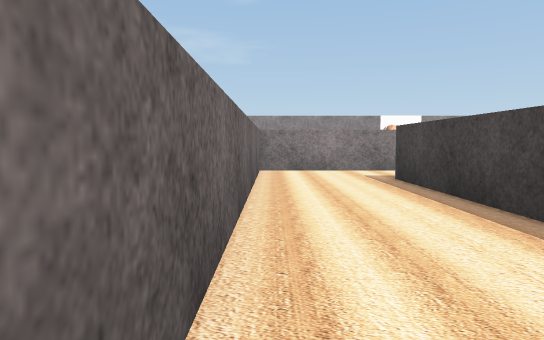
[1] (above)

18 first-person views from a walk through a scene from a Unity 3-D project. The camera is 0.68 m above the floor, tilts 4° down and sees 70° across. The floor is counted in squares, 1 m on a side. Each view is taken from the middle of a square. On the plan, view 1 faces up. The plan holds only what a view shows up to about 11 squares ahead; the rest is blank. The place goes on beyond the plan. The player character is not drawn. Some surface patterns are stand-ins.

[2]
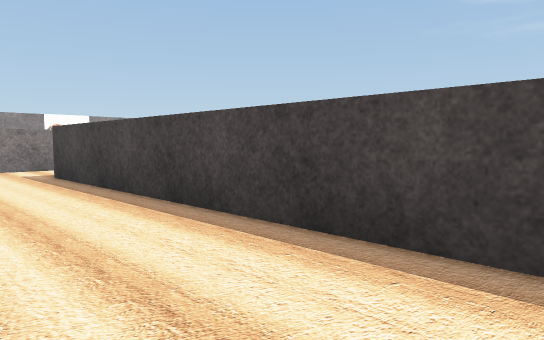

[3]
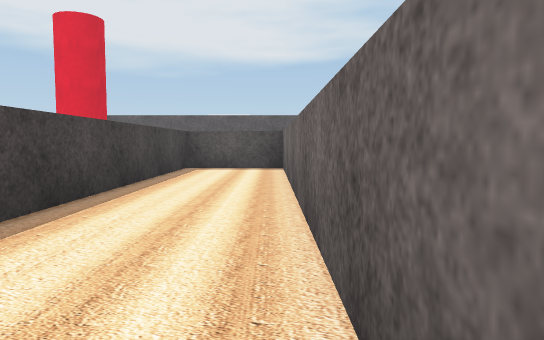

[4]
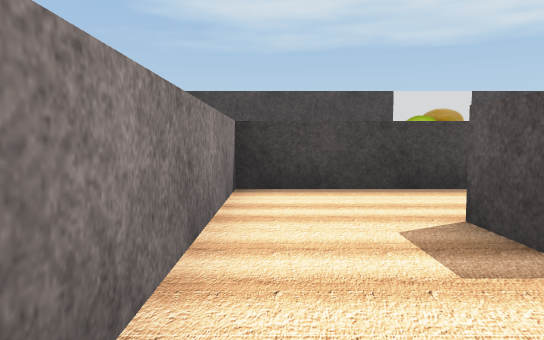

[5]
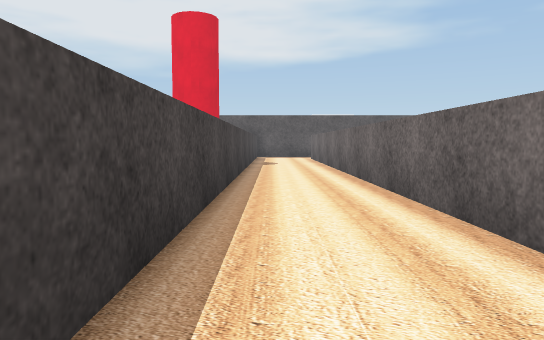

[6]
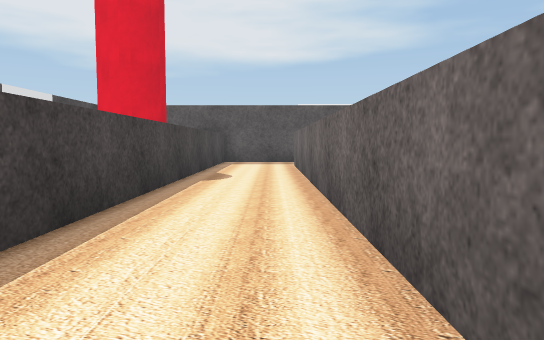

[7]
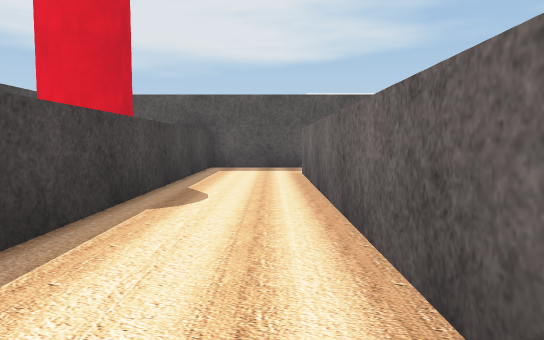

[8]
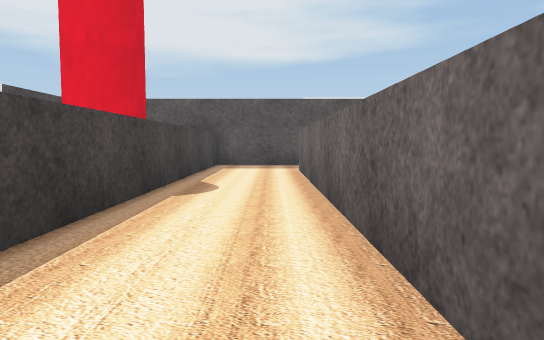

[9]
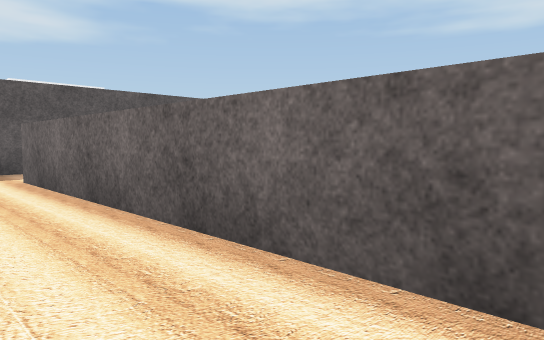

[10]
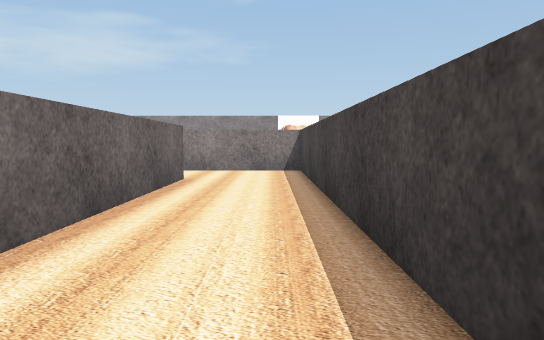

[11]
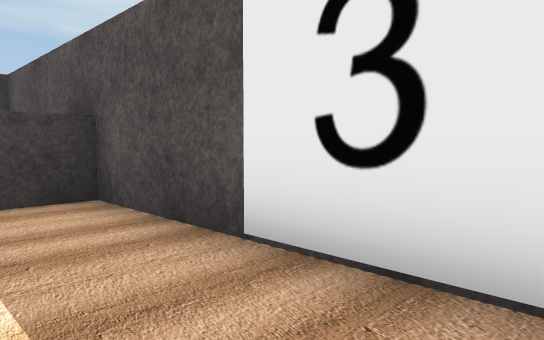

[12]
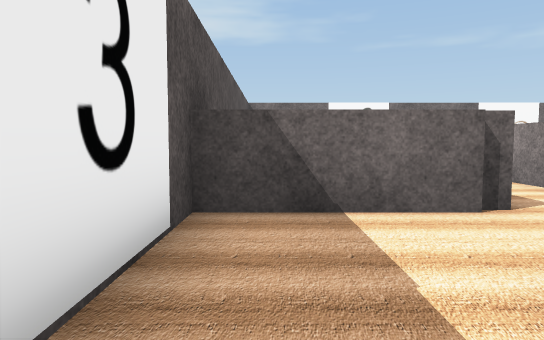

[13]
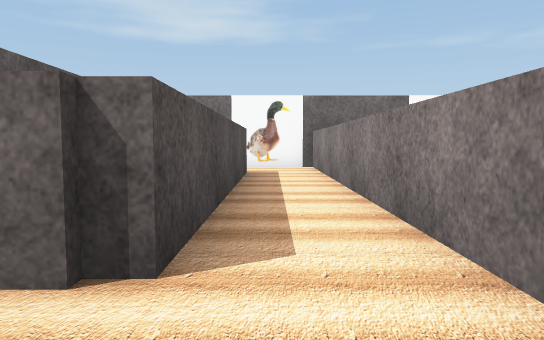

[14]
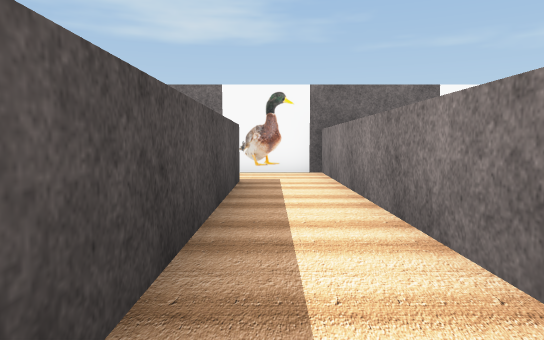

[15]
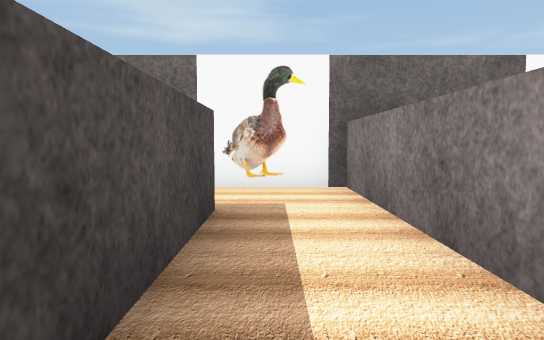

[16]
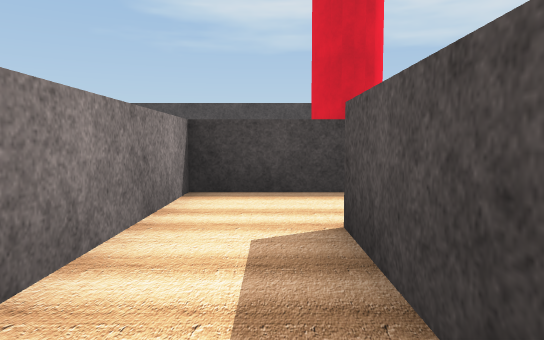

[17]
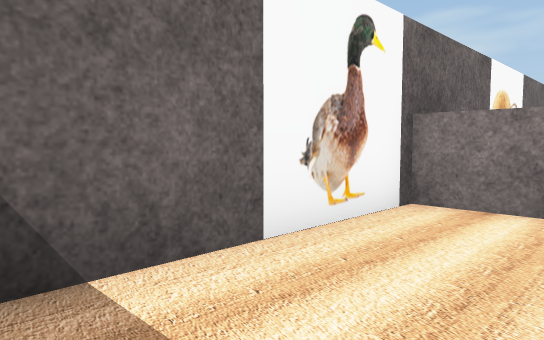

[18]
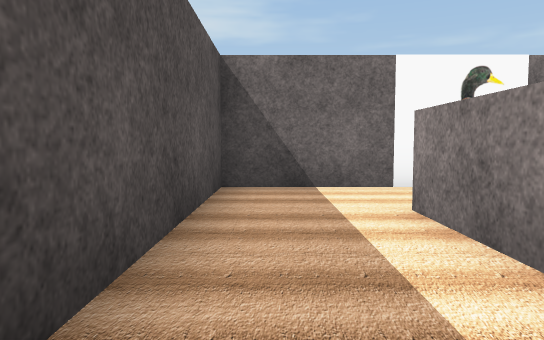

### Floor plan
Ten units are one square. View 1 is at (0, 0); x grows to the right and y downward. Boxes are objects, and circles mark ways between rooms. Rooms are numbered by the first view taken in them; rooms with no view inside come last. Other rooms are left out.
<svg viewBox="-100 -100 162 210">
<path fill="none" stroke="#000" d="M-3 -92 -3 16 23 16 23 -73 33 -73M35 -95 -4 -95M2 76 2 98 11 98M33 -73 33 78M34 98 57 98 57 -95 35 -95M-50 76 -70 76M-70 66 2 66 2 76M-89 75 -89 98 -40 98M23 70 23 48 -90 48"/>
<rect x="25" y="95" width="10" height="10" fill="#bbb"><title>other object</title></rect>
<rect x="-95" y="65" width="10" height="10" fill="#bbb"><title>other object</title></rect>
<circle cx="30" cy="-85" r="3" fill="#2a7"/>
<circle cx="15" cy="70" r="3" fill="#2a7"/>
<text x="10" y="-40">1</text>
<text x="40" y="10">2</text>
<text x="-40" y="80">3</text>
</svg>
Room 1 opens to room 2. Room 2 opens to room 3.

Where each view was taken, in squares from view 1:
view 1: 0 up, 0 right, facing up
view 2: 1 down, 0 right, facing up-right
view 3: 9 up, 0 right, facing down
view 4: 9 up, 0 right, facing right
view 5: 9 up, 5 right, facing down
view 6: 4 up, 4 right, facing down
view 7: 1 up, 4 right, facing down
view 8: 2 up, 4 right, facing down
view 9: 0 up, 5 right, facing down-left
view 10: 0 up, 5 right, facing up
view 11: 8 down, 1 right, facing down-right
view 12: 9 down, 4 right, facing left
view 13: 6 down, 2 right, facing left
view 14: 6 down, 0 right, facing left
view 15: 6 down, 3 left, facing left
view 16: 6 down, 3 left, facing right
view 17: 9 down, 7 left, facing up-left
view 18: 9 down, 3 left, facing left
